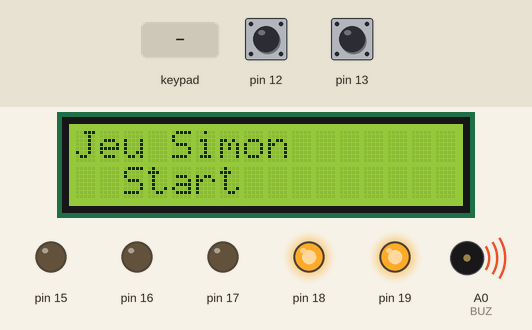
Simulated run of this sketch. Board: Arduino Uno, built with avr-gcc and run on an emulated ATmega328P. Shown: 16×2 character LCD, output pins drawn as LEDs (lit = HIGH), buzzer (waves = sounding). Dashed ring = blinking. The test bench sets the inputs (shaded band); at power-on: pin 12 LOW, pin 13 LOW. Random numbers use the default seed unless the sketch sets one; pins used as bus, display or sensor lines are not drawn; what the sketch prints to the serial monitor is not drawn.

Above: at 1.2 s.
1.3 s: pin 12 pulsed HIGH 2 times (0.12 s each, 0.3 s apart)
At 1.9 s:
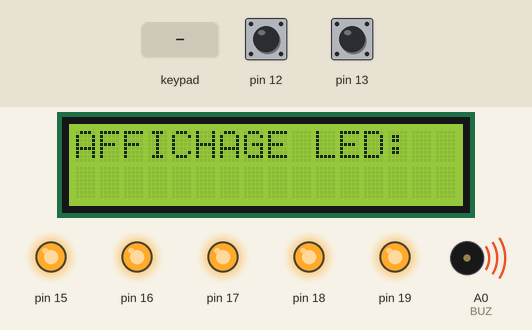
4.9 s: key '1' pressed
At 6.84 s:
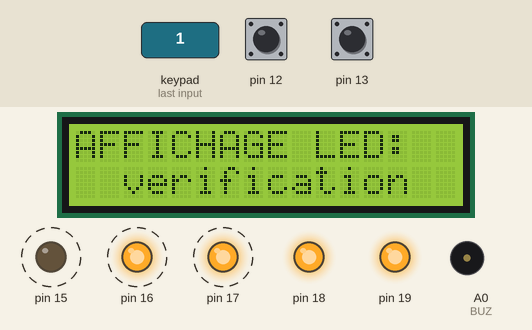
7.9 s: pin 13 pulsed HIGH 2 times (0.12 s each, 0.3 s apart)
At 8.9 s:
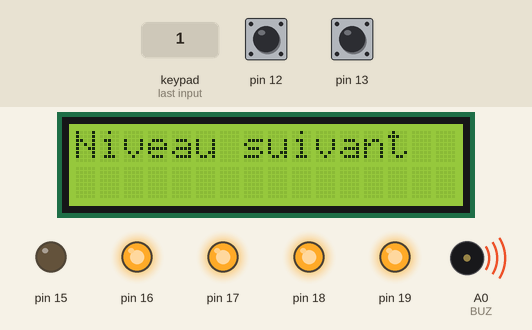
Timing chart, 0 to 18.4 s (numbered marks = the images above; inputs shaded):
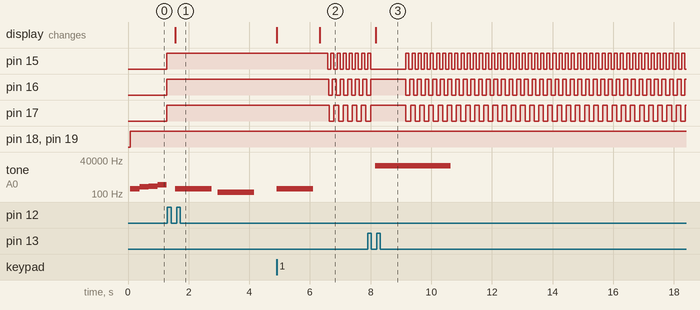

The sketch:

jeu_simoned6final.ino
```cpp
// Les bibliothèques disponibles
#include <LiquidCrystal_I2C.h>    // bibliothèque de pilotage de l'écran lcd via protocole i2c
#include <Key.h>                  // bibliothèque de fonctionnalités du clavier
#include <Keypad.h>               // bibliothèque de pilotage du clavier
#include "obj_stat.h"             // bibliothèque locale de programmation de la machine à états

// Les constantes
const byte ROWS = 4;    //4 rows
const byte COLS = 4;    //4 columns
const char keys[ROWS][COLS] = {
    {'1','2','3','4'},        // déclaration des touches seulement les touches de la première ligne nous intéresse 1 à 4
    {'1','2','3','4'},
    {'1','2','3','4'},
    {'1','2','3','4'}
};
const byte rowPins[ROWS] = {2, 3, 4, 5}; //connect to the row pinouts of the keypad
const byte colPins[COLS] = {6, 7, 8, 9}; //connect to the column pinouts of the keypad

// Les variables globales
int digit[10];  // liste vide de 10 éléments correspondant aux touches appuyées
int sequence[10]; // liste vide de 10 éléments correspondant à la séquence de led fournit aléatoirement
byte index = 0;       // compteur d'appuis
bool ok = false;      // varibale comparaison liste digit et sequence
int niveau = 1; // variable associée au niveau
int randNumber; // variable associée à un nombre aléatoire compris entre 1 et 4
int son [] = {261 ,360, 392, 503}; // liste associée note de musique
              /// do mi sol do
int newkey;

// Les objets
LiquidCrystal_I2C lcd(0x27,16,2);   // écran de 16 colonnes et 2 lignes
Keypad keypad = Keypad(makeKeymap(keys), rowPins, colPins, ROWS, COLS );

#define BUZ A0          // Câblage buzzer sur la pin A0

// Les événements sur bouton poussoir
Cevent bpS4, bpS3 ; // bouton poussoir

// Les actions
CdigitalOut led1 ;  // LED1
CdigitalOut led2 ;  // LED2
CdigitalOut led3 ;  // LED3
CdigitalOut led4 ;  // LED4
CdigitalOut ledok ;  // LED3
CdigitalOut ledv ;  // LED4


// Les états
Cstat ACCUEIL("Etat ACCUEIL",0);
Cstat AFFICHAGE("Etat AFFICHAGE",1);
Cstat SAISIE("Etat SAISIE",2);
Cstat VERIFICATION("Etat VERIFICATION",3);
Cstat ERREUR("Etat ERREUR",4);
Cstat CODEBON("Etat CODEBON",5);
Cstat* pActif;


 void setup() {
  bpS4.setPin(13); // Association de la pin 13 au BPS4
  bpS3.setPin(12); // Association de la pin 12 au BPS3
  led1.setPin(14); // Association de la pin 14 à led1
  led2.setPin(15); // Association de la pin 15 à led2
  led3.setPin(16); // Association de la pin 16 à led3
  led4.setPin(17); // Association de la pin 17 à led4
  ledok.setPin(19); // Association de la pin 16 à led3
  ledv.setPin(18); // Association de la pin 17 à led4

  pinMode(BUZ,OUTPUT);  // buzzer sur pin A0
  Serial.begin(9600);
  randomSeed(analogRead(1)); // random sur pin A1
  lcd.init();
  lcd.backlight();
  lcd.setCursor(0,0);
  lcd.print("Jeu Simon");
  lcd.setCursor(2,1);
  lcd.print("Start");
  pActif = ACCUEIL.activate();

}


//Fonction qui permet d'allumer une led
void jouerNote(int numero)
{
  switch(numero)
  {
    case 1:
        led1.on();
      break;
    case 2:
      led2.on();
      break;

    case 3:
      led3.on();
      break;

    case 4:
      led4.on();
      break;
  }
  tone(BUZ, son[numero-1]); //Le tableau commence à 0 (non à 1)
  delay(1200); //temps d'affichage led (1,2secondes)
  led1.off();
  led2.off();
  led3.off();
  led4.off();
  ledok.off();
  ledv.off();
  noTone(BUZ);
  delay(200);
}


//Fonction qui permet de parcourir la liste sequence et d'allumer une led par une led
void jouerSequence(int niveau)
{
  for(int i=0; i<=niveau; i++)
  {
    jouerNote(sequence[i]);
  }
}


//Fonction qui permet de comparer les deux listes sequences et digits
//Si les deux listes sont identiques la fonction renvoie ok=True sinon False
void comparer_liste (int liste1[],int liste2[])
{
ok=true;
int i = 9;
for (int k=0; k<i+1;k=k+1)
{
  Serial.print('s');
  Serial.print(liste1[k]);
  Serial.print('d');
  Serial.print(liste2[k]);
  if (liste1[k]!=liste2[k])
  {
    ok=false;
  }
}
}


 //Fonction qui permet d'ajouter une note aléatoire à la suite sequence
void nouvelleNote(int niveau)
{
  randNumber=random(1,5);
  Serial.print(randNumber);
  sequence[niveau-1] = randNumber;

}


//Fonction qui permet de jouer une musique à chaque lancement du jeu Simon
void melodieLancement()
{
  led1.on();
  led2.on();
  led3.on();
  led4.on();
  ledok.off();
  ledv.off();

  tone(BUZ, son[0]);
  delay(300);
  tone(BUZ, son[1]);
  delay(300);
  tone(BUZ, son[2]);
  delay(300);
  tone(BUZ, son[3]);
  delay(300);
  led1.off();
  led2.off();
  led3.off();
  led4.off();
  ledok.off();
  ledv.off();
  noTone(BUZ);
}

void loop(){
  //Description des transitions
      // un appui sur un BP est détecté par la méthode .falling()
  transition(pActif,ACCUEIL,AFFICHAGE,bpS3.falling());
  transition(pActif,VERIFICATION,ERREUR,bpS4.falling(),ok==false);
  transition(pActif,VERIFICATION,CODEBON,bpS4.falling(),ok==true);
  transition(pActif,ERREUR,ACCUEIL,bpS3.falling());
  transition(pActif,CODEBON,AFFICHAGE,bpS3.falling(),ok==true);

 if (ACCUEIL.entry_())
  {
    melodieLancement();

    ok = false;
  }


if (AFFICHAGE.do_())
  {
    lcd.clear();
    lcd.print("AFFICHAGE LED:");
    nouvelleNote(niveau);
    jouerSequence(niveau);
    transition(pActif,AFFICHAGE,SAISIE,true);
  }


 if (SAISIE.do_())
  {
    char key = keypad.getKey();
    if (key and index<niveau)
    {
        lcd.setCursor(2,1);
        lcd.print(key);
        digit[index]=(key-48);
        newkey=(key-48);
        Serial.print(newkey);
        index++;

     switch (index)
        {

          case 1:
            jouerNote(newkey);
            break;
          case 2:
            jouerNote(newkey);
            break;
          case 3:
            jouerNote(newkey);
            break;
          case 4:
            jouerNote(newkey);
            break;
          case 5:
            jouerNote(newkey);
            break;
          case 6:
            jouerNote(newkey);
            break;
          case 7:
            jouerNote(newkey);
            break;
          case 8:
            jouerNote(newkey);
            break;
          case 9:
            jouerNote(newkey);
            break;
          case 10:
            jouerNote(newkey);
            break;

        }
    }
    if (index==niveau)
     {
      lcd.setCursor(2,1);
      lcd.print("verification");
      index = 0;
      comparer_liste (sequence,digit);
      transition(pActif,SAISIE,VERIFICATION,true);

     }

}

  if (VERIFICATION.entry_())
  {

    led1.flash(150);
    led2.flash(200);
    led3.flash(250);
    led4.flash(300);
  }

  if(transition(pActif,VERIFICATION,CODEBON,bpS4.falling(),ok==true))
  {
    led1.off();
    led2.off();
    led3.off();
    led4.off();
  }

  if (ERREUR.entry_())
  {
    lcd.clear();
    lcd.setCursor(3,0);
    lcd.print("SERIE");
    lcd.setCursor(6,1);
    lcd.print("FAUX");
    niveau=1;
    int digit[10];
    int sequence[10];
    transition(pActif,ERREUR,ACCUEIL,true);
  }
  if (ERREUR.do_())
  {
    led1.flash(150);
    led2.flash(200);
    led3.flash(250);
    led4.flash(300);

  }

  if (ERREUR.exit_())
  {
    led1.off();
    led2.off();
    led3.off();
    led4.off();


  }

  if (CODEBON.entry_())
  {
    tone(BUZ,523,2500);
    tone(BUZ,14000,2500);
    lcd.clear();
    lcd.print("Niveau suivant");
    delay(1000);
    niveau=niveau+1;
    transition(pActif,CODEBON,AFFICHAGE,true);


  }


  // Mises à jour des états
  bpS4.update();
  bpS3.update();
  ledv.update();
  led1.update();
  led2.update();
  led3.update();
  led4.update();
  ACCUEIL.update();
  VERIFICATION.update();
  SAISIE.update();
  ERREUR.update();
  CODEBON.update();
  AFFICHAGE.update();


}
```

Source omitted: obj_stat.cpp (15470 bytes), obj_stat.h (11453 bytes)

Measured:
- after the input at 1.3 s, tone on A0 (BUZ): silent → 261 Hz after 0.26 s, → silent 1.2 s later, → 131 Hz 0.20 s later, → silent 1.2 s later; the display: changes after 0.26 s (image 1)
- after the input at 4.9 s, pin 15: alternates HIGH for 0.10 s and LOW for 0.10 s, starting after 1.7 s; pin 16: alternates HIGH for 0.13 s and LOW for 0.13 s, starting after 1.7 s
- after the input at 7.9 s, tone on A0 (BUZ): silent → 14000 Hz after 0.25 s, → silent 2.5 s later; the display: changes after 0.27 s (image 3)
- by itself, tone on A0 (BUZ): plays 261 Hz for 0.30 s, 360 Hz for 0.30 s, 392 Hz for 0.30 s, 503 Hz for 0.30 s
